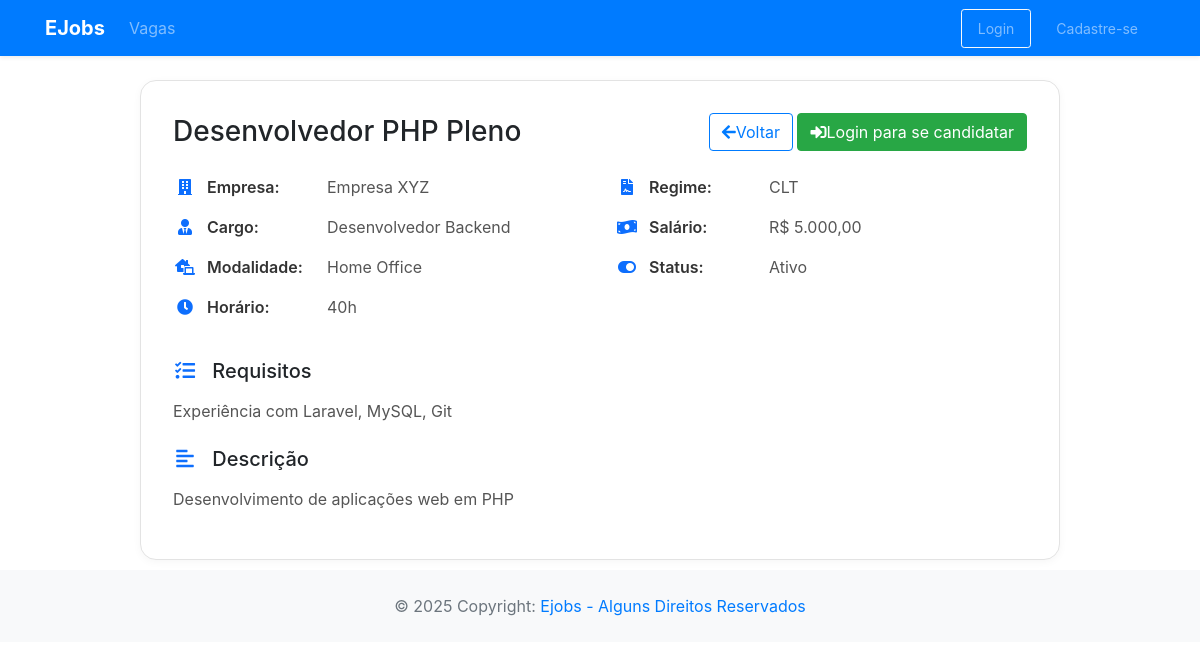
/app/controller/VagaController.php?action=viewVagas&id=1, run on the app's committed database.
### tables this page shows
CREATE TABLE vaga (
    id INT PRIMARY KEY AUTO_INCREMENT,
    titulo VARCHAR(255),
    modalidade ENUM('Home Office', 'Presencial', 'Híbrido'),
    horario ENUM('20h', '30h', '40h', '44h', 'Outros'),
    regime ENUM('CLT', 'PJ', 'Estágio'),
    salario DECIMAL(10,2),
    descricao TEXT,
    requisitos TEXT,
    empresa_id INT,
    cargos_id INT,
    status ENUM('Ativo', 'Inativo'),
    categoria_id INT,
    FOREIGN KEY (empresa_id) REFERENCES usuario(id),
    FOREIGN KEY (cargos_id) REFERENCES cargos(id),
    FOREIGN KEY (categoria_id) REFERENCES categorias(id)
);

CREATE TABLE usuario (
    id INT PRIMARY KEY AUTO_INCREMENT,
    nome VARCHAR(255),
    email VARCHAR(255),
    senha VARCHAR(255),
    documento VARCHAR(255),
    descricao TEXT,
    cidade_id INT,
    end_logradouro VARCHAR(100),
    end_bairro VARCHAR(100),
    end_numero VARCHAR(100),
    telefone VARCHAR(20),
    status ENUM('Ativo', 'Inativo','Pendente'),
    tipo_usuario_id INT,
    FOREIGN KEY (tipo_usuario_id) REFERENCES tipo_usuario(id),
    FOREIGN KEY (cidade_id) REFERENCES cidades(codigo_ibge)
);

CREATE TABLE cargos (
    id INT PRIMARY KEY AUTO_INCREMENT,
    nome VARCHAR(255)
);

### app/model/Vaga.php (called while the page is built, shortened)
<?php
class Vaga {
    private ?string $titulo;
    private ?string $modalidade;
    private ?string $horario;
    private ?string $regime;
    private ?float $salario;
    private ?string $descricao;
    private ?string $requisitos;
    private ?string $status;
    private ?Usuario $empresa;
    private ?Cargo $cargo;
    public function getTitulo(): ?string {
        return $this->titulo;
    }
    public function setTitulo(?string $titulo): void {
        $this->titulo = $titulo;
    }
    public function getModalidade(): ?string {
        return $this->modalidade;
    }
    public function setModalidade(?string $modalidade): void {
        $this->modalidade = $modalidade;
    }
    public function getHorario(): ?string {
        return $this->horario;
    }
    public function setHorario(?string $horario): void {
        $this->horario = $horario;
    }
    public function getRegime(): ?string {
        return $this->regime;
    }
    public function setRegime(?string $regime): void {
        $this->regime = $regime;
    }
    public function getSalario(): ?float {
        return $this->salario;
    }
    public function setSalario(?float $salario): void {
        $this->salario = $salario;
    }
    public function getDescricao(): ?string {
        return $this->descricao;
    }
    public function setDescricao(?string $descricao): void {
        $this->descricao = $descricao;
    }
    public function getRequisitos(): ?string {
        return $this->requisitos;
    }
    public function setRequisitos(?string $requisitos): void {
        $this->requisitos = $requisitos;
    }
    public function getStatus(): ?string
    {
        return $this->status;
    }
    public function setStatus(?string $status): self
    {
        $this->status = $status;
        return $this;
    }
    public function getEmpresa(): ?Usuario {
        return $this->empresa;
    }
    public function setEmpresa(?Usuario $empresa): void {
        $this->empresa = $empresa;
    }
    public function getCargo(): ?Cargo {
        return $this->cargo;
    }
    public function setCargo(?Cargo $cargo): void {
        $this->cargo = $cargo;
    }
}

### app/dao/VagaDAO.php (called while the page is built, shortened)
<?php
include_once(__DIR__ . "/../model/Vaga.php");
include_once(__DIR__ . "/../dao/UsuarioDAO.php");
include_once(__DIR__ . "/../dao/CargoDAO.php");
class VagaDAO
{
    private UsuarioDAO $usuarioDao;
    private CargoDAO $cargoDao;
    private CategoriaDAO $categoriaDao;
    public function __construct()
    {
        $this->usuarioDao = new UsuarioDAO();
        $this->cargoDao = new CargoDAO();
        $this->categoriaDao = new CategoriaDAO();
    }
    public function findById(int $id)
    {
        $conn = Connection::getConn();
        $sql = "SELECT * FROM vaga v" .
            " WHERE v.id = ?";
        $stm = $conn->prepare($sql);
        $stm->execute([$id]);
        $result = $stm->fetchAll();
        $vagas = $this->mapVagas($result);
        if (count($vagas) == 1)
            return $vagas[0];
        elseif (count($vagas) == 0)
            return null;
        die("VagaDAO.findById()" .
            " - Erro: mais de um usuário encontrado.");
    }
    private function mapVagas($result)
    {
        $vagas = array();
        foreach ($result as $reg) {
            $vaga = new Vaga();
            $vaga->setId($reg['id']);
            $vaga->setTitulo($reg['titulo']);
            $vaga->setModalidade($reg['modalidade']);
            $vaga->setHorario($reg['horario']);
            $vaga->setRegime($reg['regime']);
            $vaga->setSalario($reg['salario']);
            $vaga->setDescricao($reg['descricao']);
            $vaga->setRequisitos($reg['requisitos']);
            $vaga->setStatus($reg['status']);
            $vaga->setEmpresa($this->usuarioDao->findById($reg['empresa_id']));
            $vaga->setCargo($this->cargoDao->findById($reg['cargos_id']));
            $vaga->setCategoria($this->categoriaDao->findById($reg['categoria_id']));
            array_push($vagas, $vaga);
        }
        return $vagas;
    }
}

### app/model/Usuario.php (called while the page is built, shortened)
<?php
class Usuario {
    private ?string $nome;
    public function getNome(): ?string
    {
        return $this->nome;
    }
    public function setNome(?string $nome): self
    {
        $this->nome = $nome;
        return $this;
    }
}

### app/dao/UsuarioDAO.php (called while the page is built, shortened)
<?php
include_once(__DIR__ . "/../model/Usuario.php");
class UsuarioDAO
{
    private TipoUsuarioDAO $tipoUsuarioDao;
    private CidadeDAO $cidadeDAO;
    public function __construct()
    {
        $this->cidadeDAO = new CidadeDAO;
        $this->tipoUsuarioDao = new TipoUsuarioDAO;
    }
    public function findById(int $id)
    {
        $conn = Connection::getConn();
        $sql = "SELECT * FROM usuario u" .
            " WHERE u.id = ?";
        $stm = $conn->prepare($sql);
        $stm->execute([$id]);
        $result = $stm->fetchAll();
        $usuarios = $this->mapUsuarios($result);
        if (count($usuarios) == 1)
            return $usuarios[0];
        elseif (count($usuarios) == 0)
            return null;
        die("UsuarioDAO.findById()" .
            " - Erro: mais de um usuário encontrado.");
    }
    private function mapUsuarios($result)
    {
        $usuarios = array();
        foreach ($result as $reg) {
            $usuario = new Usuario();
            $usuario->setId($reg['id']);
            $usuario->setNome($reg['nome']);
            $usuario->setEmail($reg['email']);
            $usuario->setSenha($reg['senha']);
            $usuario->setDocumento($reg['documento']);
            $usuario->setDescricao($reg['descricao']);
            $usuario->setCidade($this->cidadeDAO->findById($reg['cidade_id']));
            $usuario->setEndLogradouro($reg['end_logradouro']);
            $usuario->setEndBairro($reg['end_bairro']);
            $usuario->setEndNumero($reg['end_numero']);
            $usuario->setTelefone($reg['telefone']);
            $usuario->setStatus($reg['status']);
            $usuario->setTipoUsuario($this->tipoUsuarioDao->findById($reg['tipo_usuario_id']));
            array_push($usuarios, $usuario);
        }
        return $usuarios;
    }
}

### app/model/Cargo.php (called while the page is built, shortened)
<?php
class Cargo {
    private ?string $nome;
    public function getNome(): ?string
    {
        return $this->nome;
    }
    public function setNome(?string $nome): self
    {
        $this->nome = $nome;
        return $this;
    }
}

### app/dao/CargoDAO.php (called while the page is built, shortened)
<?php
include_once(__DIR__ . "/../model/Cargo.php");
class CargoDAO {
    public function findById(int $id) {
        $conn = Connection::getConn();
        $sql = "SELECT * FROM cargos " .
               " WHERE id = ?";
        $stm = $conn->prepare($sql);
        $stm->execute([$id]);
        $result = $stm->fetchAll();
        $cargos = $this->mapCargos($result);
        if(count($cargos) == 1)
            return $cargos[0];
        elseif(count($cargos) == 0)
            return null;
    }
    private function mapCargos($result) {
        $cargos = array();
        foreach ($result as $dado) {
            $cargo = new Cargo();
            $cargo->setId($dado['id']);
            $cargo->setNome($dado['nome']);
            array_push($cargos, $cargo);
        }
        return $cargos;
    }
}

### app/view/vaga/vaga_detalhes.php (the view, shortened to what this page needs)
<?php
require_once(__DIR__ . "/../include/header.php");
require_once(__DIR__ . "/../include/menu.php");
?>
<link rel="stylesheet" href="vaga.css">
<div class="container mt-4">
    <div class="row justify-content-center">
        <div class="col-md-10">
            <div class="detalhes-card">
                <div class="d-flex justify-content-between align-items-center mb-4">
                    <h3 class="mb-0"><?= htmlspecialchars($dados['vaga']->getTitulo()); ?></h3>
                    <div>
                        <a href="VagaController.php?action=listPublic" class="btn btn-outline-primary me-2">
                            <i class="fas fa-arrow-left me-1"></i>Voltar
                        </a>
                        <?php if (isset($_SESSION[SESSAO_USUARIO_ID])): ?>
                            <?php if (isset($dados['candidatura'])): ?>
                                <button class="btn btn-secondary" disabled>
                                    <i class="fas fa-check me-1"></i>Candidatura já realizada
                                </button>
                            <?php else: ?>
                                <a href="CandidaturaController.php?action=candidatar&id=<?= $dados['vaga']->getId() ?>" class="btn btn-success">
                                    <i class="fas fa-paper-plane me-1"></i>Candidatar-se
                                </a>
                            <?php endif; ?>
                        <?php else: ?>
                            <a href="<?= BASEURL ?>/controller/LoginController.php?action=login" class="btn btn-success">
                                <i class="fas fa-sign-in-alt me-1"></i>Login para se candidatar
                            </a>
                        <?php endif; ?>
                    </div>
                </div>
                <div class="row">
                    <div class="col-md-6">
                        <div class="d-flex align-items-center mb-3">
                            <i class="fas fa-building detalhes-icon"></i>
                            <span class="detalhes-label">Empresa:</span>
                            <span class="detalhes-info"><?= htmlspecialchars($dados['vaga']->getEmpresa()->getNome()); ?></span>
                        </div>
                        <div class="d-flex align-items-center mb-3">
                            <i class="fas fa-user-tie detalhes-icon"></i>
                            <span class="detalhes-label">Cargo:</span>
                            <span class="detalhes-info"><?= htmlspecialchars($dados['vaga']->getCargo()->getNome()); ?></span>
                        </div>
                        <div class="d-flex align-items-center mb-3">
                            <i class="fas fa-laptop-house detalhes-icon"></i>
                            <span class="detalhes-label">Modalidade:</span>
                            <span class="detalhes-info"><?= htmlspecialchars($dados['vaga']->getModalidade()); ?></span>
                        </div>
                        <div class="d-flex align-items-center mb-3">
                            <i class="fas fa-clock detalhes-icon"></i>
                            <span class="detalhes-label">Horário:</span>
                            <span class="detalhes-info"><?= htmlspecialchars($dados['vaga']->getHorario()); ?></span>
                        </div>
                    </div>
                    <div class="col-md-6">
                        <div class="d-flex align-items-center mb-3">
                            <i class="fas fa-file-contract detalhes-icon"></i>
                            <span class="detalhes-label">Regime:</span>
                            <span class="detalhes-info"><?= htmlspecialchars($dados['vaga']->getRegime()); ?></span>
                        </div>
                        <div class="d-flex align-items-center mb-3">
                            <i class="fas fa-money-bill-wave detalhes-icon"></i>
                            <span class="detalhes-label">Salário:</span>
                            <span class="detalhes-info">R$ <?= number_format($dados['vaga']->getSalario(), 2, ',', '.'); ?></span>
                        </div>
                        <div class="d-flex align-items-center mb-3">
                            <i class="fas fa-toggle-on detalhes-icon"></i>
                            <span class="detalhes-label">Status:</span>
                            <span class="detalhes-info"><?= htmlspecialchars($dados['vaga']->getStatus()); ?></span>
                        </div>
                    </div>
                </div>
                <div class="mt-4">
                    <div class="mb-4">
                        <h5 class="mb-3">
                            <i class="fas fa-tasks detalhes-icon"></i>
                            Requisitos
                        </h5>
                        <p class="detalhes-info"><?= (htmlspecialchars($dados['vaga']->getRequisitos())); ?></p>
                    </div>
                    <div>
                        <h5 class="mb-3">
                            <i class="fas fa-align-left detalhes-icon"></i>
                            Descrição
                        </h5>
                        <p class="detalhes-info"><?= (htmlspecialchars($dados['vaga']->getDescricao())); ?></p>
                    </div>
                </div>
            </div>
        </div>
    </div>
</div>
<?php
require_once(__DIR__ . "/../include/footer.php");
?>

### app/view/vaga/vaga.css (style rules this page uses)
.detalhes-card { border: 1.5px solid #e3e3e3; border-radius: 1rem; box-shadow: 0 2px 8px rgba(0,0,0,0.04); background: #fff; padding: 2rem; }
.detalhes-icon { width: 24px; text-align: center; color: #0d6efd; margin-right: 10px; }
.detalhes-label { font-weight: 600; color: #333; min-width: 120px; }
.detalhes-info { color: #555; }

### data on the page
vaga: titulo "Desenvolvedor PHP Pleno", modalidade "Home Office", horario "40h", regime "CLT", salario "5.000,00", status "Ativo", requisitos "Experiência com Laravel, MySQL, Git", descricao "Desenvolvimento de aplicações web em PHP"
usuario: nome "Empresa XYZ"
cargos: nome "Desenvolvedor Backend"
